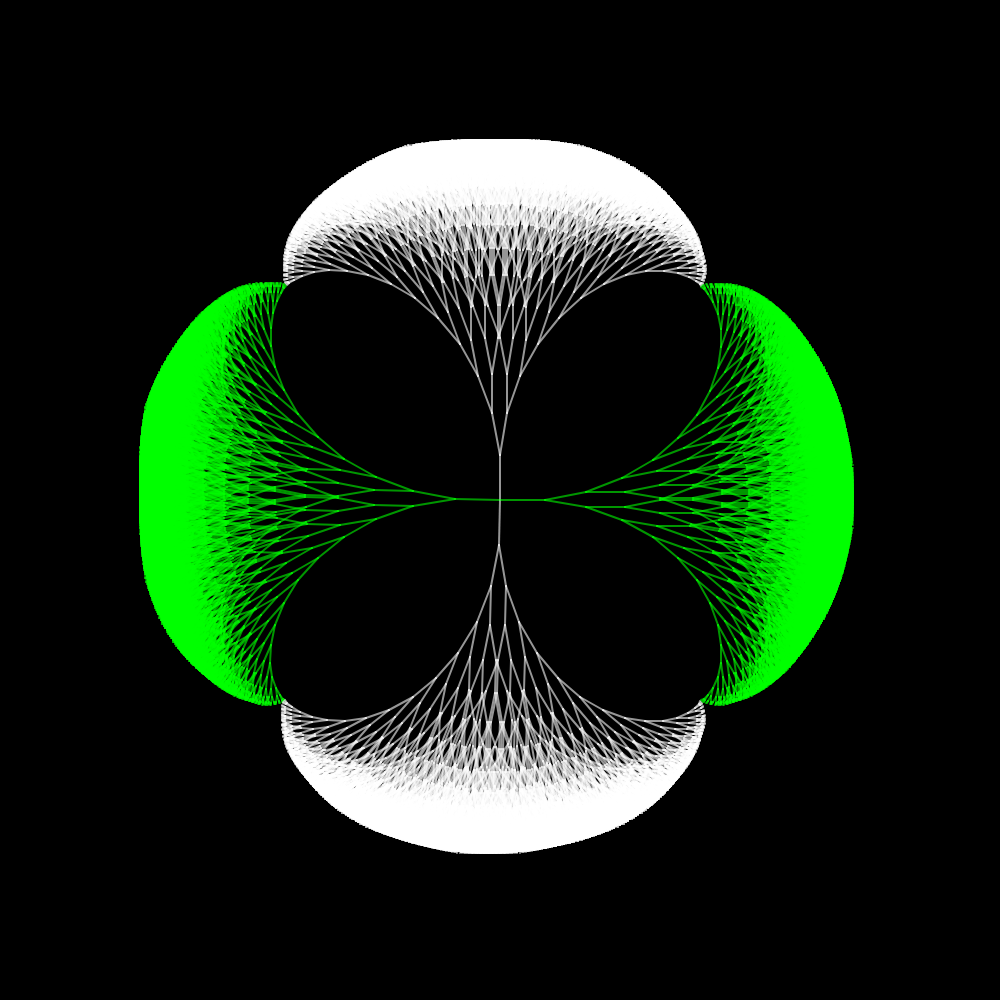
Frame 1 (no input)
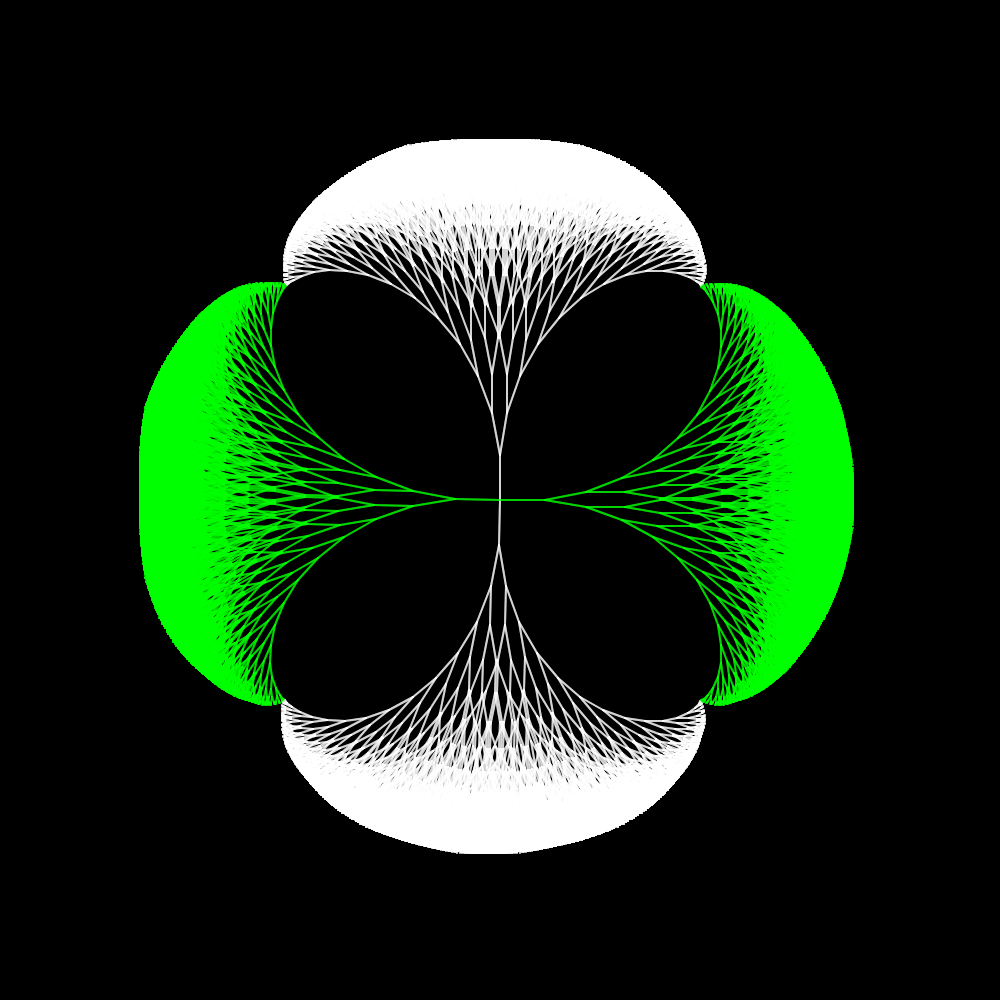
Frame 2 (the mouse pressed at the canvas centre, redrawn once)

The p5.js sketch that drew these frames (run headless with seeded random() and noise() and a simulated clock; the mouse was pressed at the canvas centre and the sketch redrawn once):

// p5.js sketch
// ── sketch.js
// Gloabl variables.
var segLen = 3;
var d = 15;
var da = 10;

function drawTree(x1, y1, angle, depth){
  if(depth != 0){
    var x2 = x1 + floor((cos(angle) * depth * segLen));
    var y2 = y1 + floor((sin(angle) * depth * segLen));

    line(x1, y1, x2, y2);

    drawTree(x2, y2, angle - da, depth - 1);
    drawTree(x2, y2, angle + da, depth - 1);
  }
}

function setup(){
  createCanvas(1000, 1000);
  background(0, 0, 0);
  angleMode(DEGREES);
}

function draw(){
  noLoop();
  strokeWeight(2);
  translate(width/2,height/2);
  stroke(255, 255, 255, 150);
  drawTree(0, 0, -90, d);
  stroke(0, 255, 0, 150);
  drawTree(0, 0, -180, d);
  stroke(255, 255, 255, 150);
  drawTree(0, 0, -270, d);
  stroke(0, 255, 0, 150);
  drawTree(0, 0, 0, d);
}
